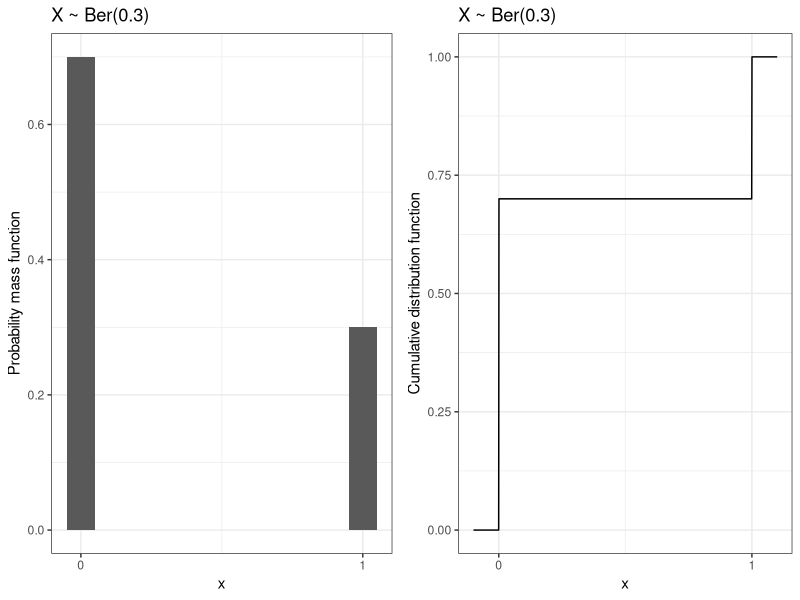
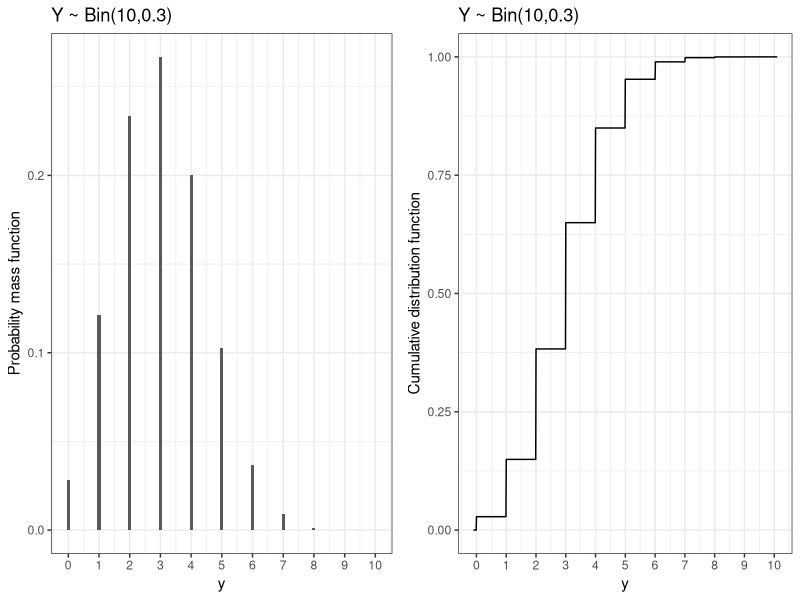
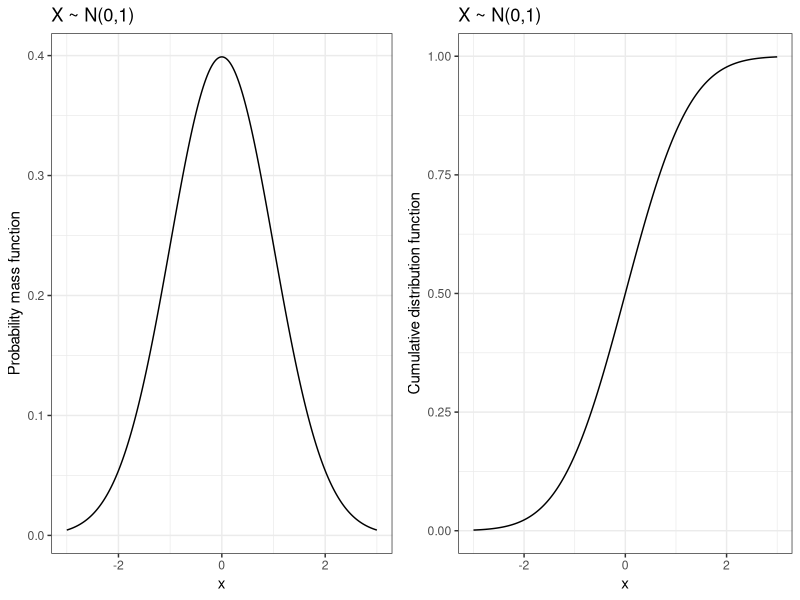

These figures' R source, in order:
## ----libraries, message=FALSE, warning=FALSE, cache=FALSE-------------------------------------------------------------
library("tidyverse"); theme_set(theme_bw())
library("gridExtra")


## ----set_seed, echo=FALSE---------------------------------------------------------------------------------------------
set.seed(20220119)


## ---------------------------------------------------------------------------------------------------------------------
p <- 0.3
d <- data.frame(x = c(0,1),
                pmf = c(1-p,p))

g1 <- ggplot(d, aes(x, pmf)) +
  geom_col(width=0.1) +
  scale_x_continuous(breaks = 0:1) +
  labs(title = "X ~ Ber(0.3)",
       y = "Probability mass function")

d <- data.frame(x = seq(-0.1, 1.1, length = 1001)) %>%
  mutate(cdf = pbinom(x, 1, p))

g2 <- ggplot(d, aes(x, cdf)) +
  geom_line() +
  scale_x_continuous(breaks = 0:1) +
  labs(title = "X ~ Ber(0.3)",
       y = "Cumulative distribution function")

grid.arrange(g1, g2, nrow = 1)


## ----echo=TRUE--------------------------------------------------------------------------------------------------------
n <- 10
p <- 0.3
dbinom(0:n, size = n, prob = p) %>% round(2)


## ---------------------------------------------------------------------------------------------------------------------
n <- 10
p <- 0.3
d <- data.frame(y = 0:n) %>%
  mutate(pmf = dbinom(y, size = n, prob = p))

g1 <- ggplot(d, aes(y, pmf)) +
  geom_col(width=0.1) +
  scale_x_continuous(breaks = 0:n) +
  labs(title = "Y ~ Bin(10,0.3)",
       y = "Probability mass function")

d <- data.frame(y = seq(-0.1, n+0.1, length = 1001)) %>%
  mutate(cdf = pbinom(y, size = n, prob = p))

g2 <- ggplot(d, aes(y, cdf)) +
  geom_line() +
  scale_x_continuous(breaks = 0:n) +
  labs(title = "Y ~ Bin(10,0.3)",
       y = "Cumulative distribution function")

grid.arrange(g1, g2, nrow = 1)


## ---------------------------------------------------------------------------------------------------------------------
mu <- 0
sigma  <- 1
d <- data.frame(x = seq(-3, 3, length=1001)) %>%
  mutate(pdf = dnorm(x, mean = mu, sd = sigma),
         cdf = pnorm(x, mean = mu, sd = sigma))

g1 <- ggplot(d, aes(x, pdf)) +
  geom_line() +
  labs(title = "X ~ N(0,1)",
       y = "Probability mass function")

g2 <- ggplot(d, aes(x, cdf)) +
  geom_line() +
  labs(title = "X ~ N(0,1)",
       y = "Cumulative distribution function")

grid.arrange(g1, g2, nrow = 1)
